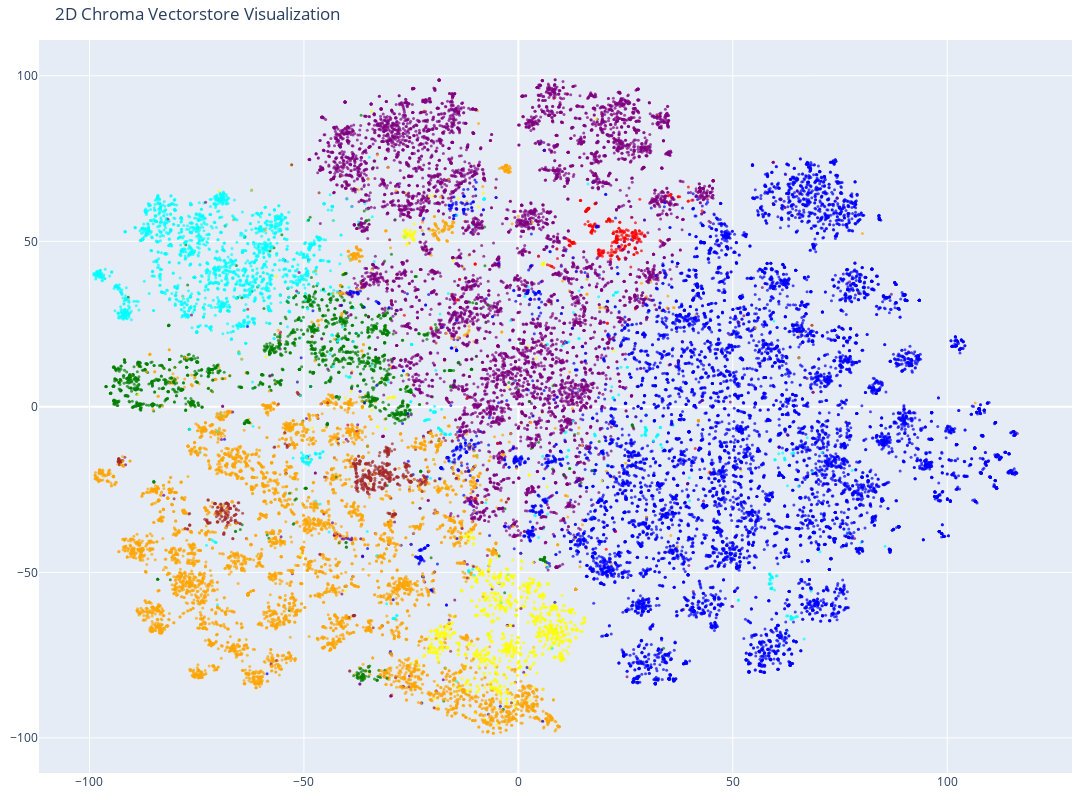

This figure's notebook cell:
### Markdown cell above
2D Scatterplot

### Code cell
fig = go.Figure(data=[go.Scatter(
    x=reduced_vectors[:, 0],
    y=reduced_vectors[:, 1],
    mode='markers',
    marker=dict(size=3, color=colors, opacity=0.7),
)])

fig.update_layout(
    title='2D Chroma Vectorstore Visualization',
    scene=dict(xaxis_title='x', yaxis_title='y'),
    width=1200,
    height=800,
    margin=dict(r=20, b=10, l=10, t=40)
)

fig.show()

### Figure 1 — Plotly figure (JSON) as saved in the notebook; plotly's stock layout.template omitted (floating-point values rounded to 4 significant figures; data arrays with more than 128 entries replaced by an {"elided": "..."} marker saying what was removed)
{"data": [{"marker": {"color": {"elided": "30000 str values"}, "opacity": 0.7, "size": 3}, "mode": "markers", "type": "scatter", "x": {"elided": "30000 float values"}, "y": {"elided": "30000 float values"}}], "layout": {"height": 800, "margin": {"b": 10, "l": 10, "r": 20, "t": 40}, "scene": {"xaxis": {"title": {"text": "x"}}, "yaxis": {"title": {"text": "y"}}}, "title": {"text": "2D Chroma Vectorstore Visualization"}, "width": 1200}}
